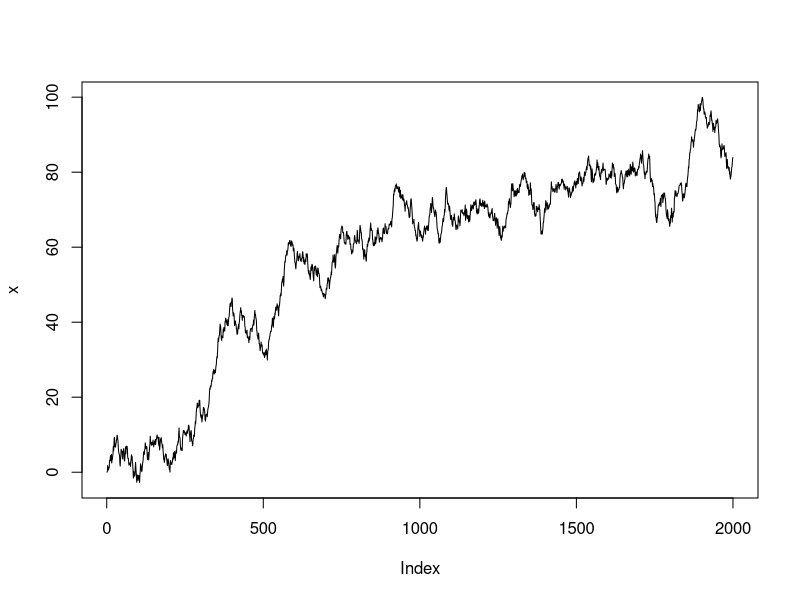
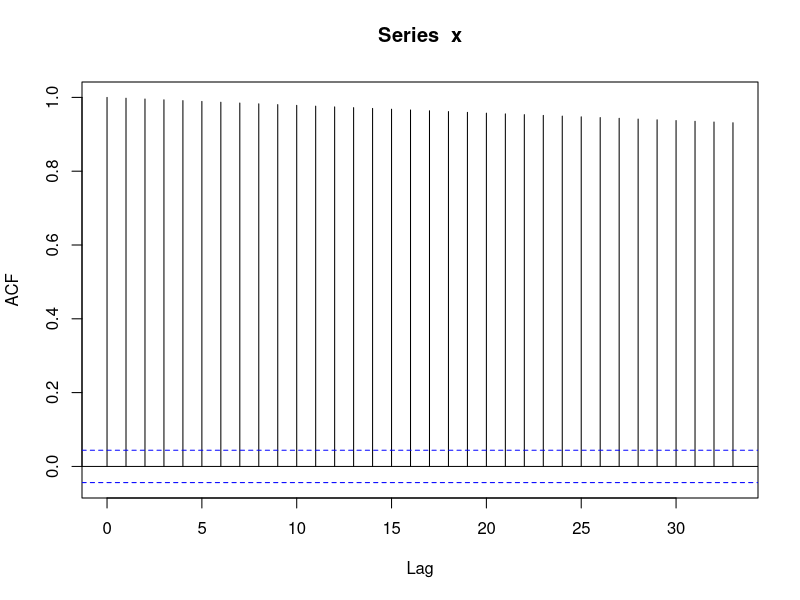
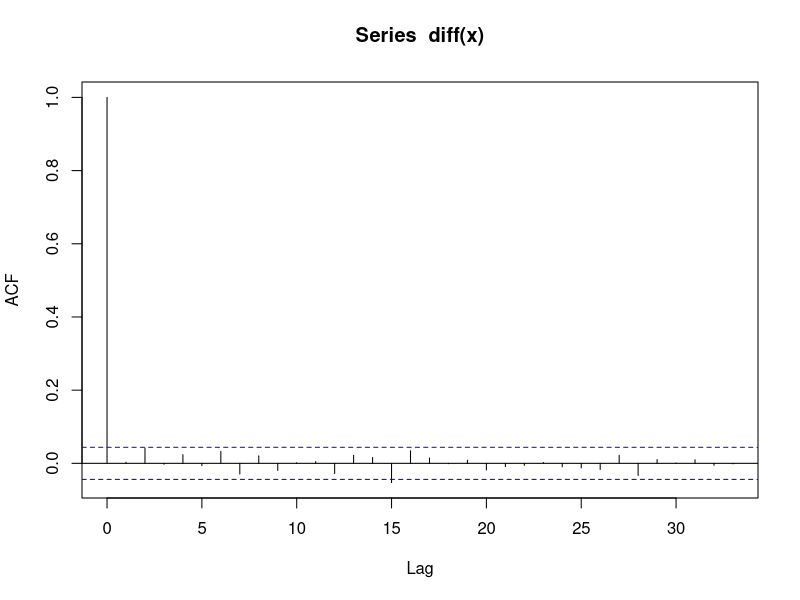

The R source for these figures, in order:

set.seed(2)

#first we generate 100 white noise values
w <- rnorm(2000,mean=0,sd=1)

#we create 100 items with value 0 for the x(t) time series  ... x(1)=0 first items value
x <- rep(0,2000)

#random walk is x(t) = x(t-1) (previous value) +w (white noise)
for(t in 2:2000) x[t] <- x[t-1] + w[t]

#lets plot the random walk with lines ("l")
plot(x,type="l")

#autocorrelation plot
acf(x)

#ok random walk is not stationary process but we can make
#it stationary by using differencing transformation
acf(diff(x), na.action=na.omit)
